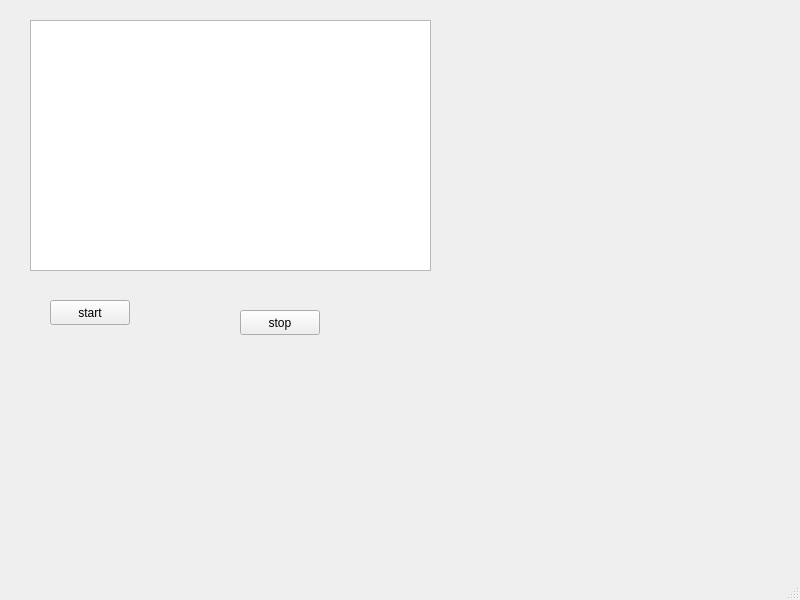
<?xml version="1.0" encoding="UTF-8"?>
<ui version="4.0">
 <class>MainWindow</class>
 <widget class="QMainWindow" name="MainWindow">
  <property name="geometry">
   <rect>
    <x>0</x>
    <y>0</y>
    <width>800</width>
    <height>600</height>
   </rect>
  </property>
  <property name="windowTitle">
   <string>MainWindow</string>
  </property>
  <widget class="QWidget" name="centralwidget">
   <widget class="QPlainTextEdit" name="plainTextEdit">
    <property name="geometry">
     <rect>
      <x>30</x>
      <y>20</y>
      <width>401</width>
      <height>251</height>
     </rect>
    </property>
   </widget>
   <widget class="QPushButton" name="pushButton">
    <property name="geometry">
     <rect>
      <x>50</x>
      <y>300</y>
      <width>80</width>
      <height>25</height>
     </rect>
    </property>
    <property name="text">
     <string>start</string>
    </property>
   </widget>
   <widget class="QPushButton" name="pushButton_2">
    <property name="geometry">
     <rect>
      <x>240</x>
      <y>310</y>
      <width>80</width>
      <height>25</height>
     </rect>
    </property>
    <property name="text">
     <string>stop</string>
    </property>
   </widget>
  </widget>
  <widget class="QMenuBar" name="menubar">
   <property name="geometry">
    <rect>
     <x>0</x>
     <y>0</y>
     <width>800</width>
     <height>22</height>
    </rect>
   </property>
  </widget>
  <widget class="QStatusBar" name="statusbar"/>
 </widget>
 <resources/>
 <connections/>
</ui>
